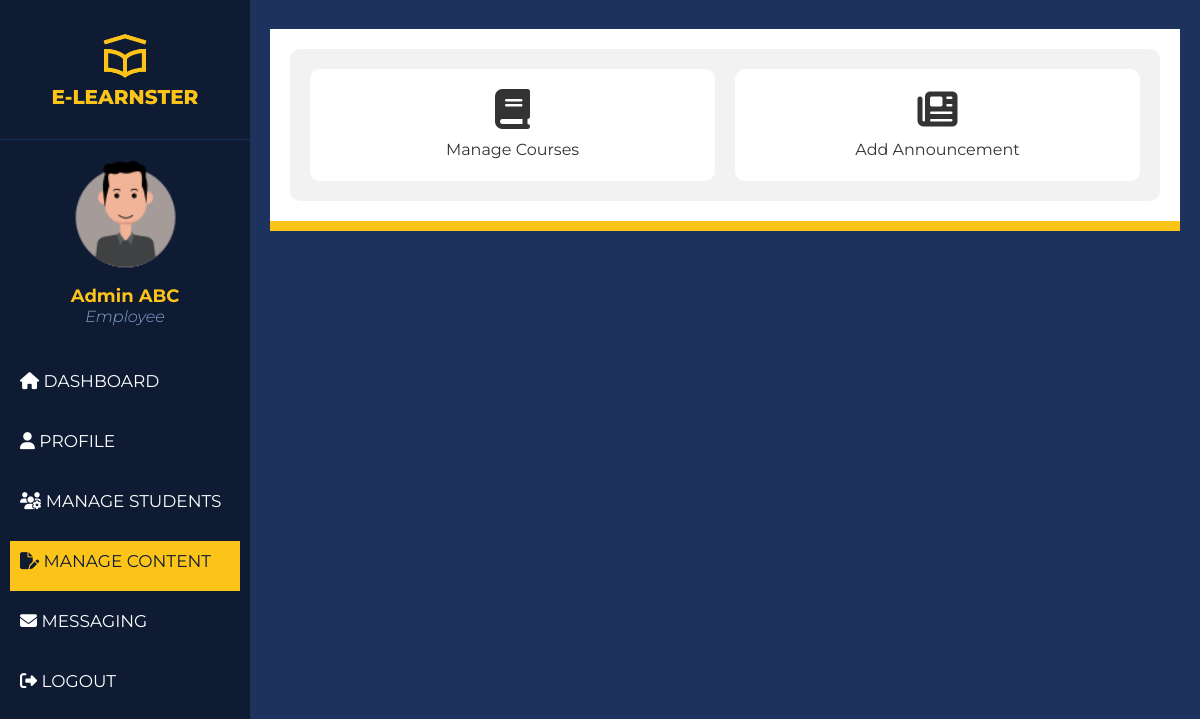
The page /pages/admin/content_management.php (signed in) on the database as committed earlier.
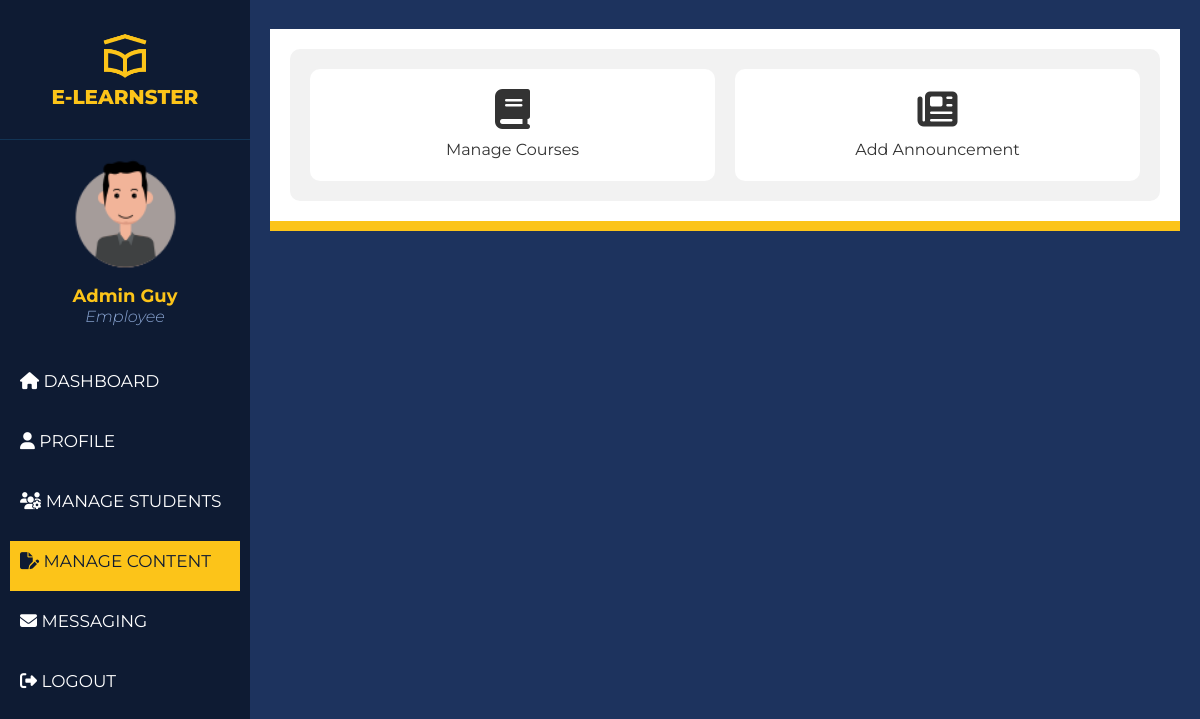
The same page on the database as committed later.
### tables this page shows
CREATE TABLE `employees` (
  `id` int(11) NOT NULL,
  `employeeID` int(11) NOT NULL,
  `employeeName` text NOT NULL,
  `employeeEmail` varchar(100) NOT NULL,
  `employeePassword` varchar(100) NOT NULL,
  `employeePhone` varchar(255) NOT NULL,
  `employeeAddress` text NOT NULL,
  `employeeGender` varchar(255) NOT NULL,
  `employeeTitle` varchar(255) NOT NULL DEFAULT 'Employee',
  `employeeProfilePicture` text NOT NULL DEFAULT 'default_avatar.png',
  `dateCreated` timestamp NOT NULL DEFAULT current_timestamp()
);

### pages/functions.php (called while the page is built, shortened)
<?php
function check_login_admin($con)
{
	if(isset($_SESSION['employeeID']))
	{
		$id = $_SESSION['employeeID'];
		$query = "select * from employees where employeeID = '$id' limit 1";
		$result = mysqli_query($con,$query);
		if($result && mysqli_num_rows($result) > 0)
		{
			$user_data = mysqli_fetch_assoc($result);
			return $user_data;
		}
	}
	die;
}

### pages/admin/content_management.php (the view, shortened to what this page needs)
<?php
	include("../connection.php");
	include("../functions.php");
	$user_data = check_login_admin($con);
?>
<!DOCTYPE html>
<html>
<head>
	<link rel="stylesheet" href="../../css/content.css"/>
</head>
<body>
<div class="wrapper">
    <div class="sidebar">
        <div class="sidebar__inner">
		<div class="logo">
		<img class="logo_img" src="../../assets/icons/logo.png"><br>
			E-LEARNSTER
		</div>
		<hr class="solid">
        <div class="profile_info">
            <div class="profile_img">
			<img src="../../assets/profile_images/<?php echo $user_data['employeeProfilePicture']; ?>">
            </div>
            <div class="profile_data">
                <p class="name"><?php echo $user_data['employeeName']; ?></p>
                <p class="role"><?php echo $user_data['employeeTitle']; ?></p>
            </div>
        </div>
        <ul class="siderbar_menu">
            <li><a href="admin_dashboard.php" >
              <div class="icon"><i class="fa-solid fa-house"></i>  Dashboard</div>
              </a></li>
          <li><a href="profile.php">
              <div class="icon"><i class="fa-sharp fa-solid fa-user"></i>  Profile</div>
              </a></li>
		  <li><a href="user_management.php" >
              <div class="icon"><i class="fa-solid fa-users-gear"></i>  Manage Students</div>
              </a></li>
		  <li><a href="content_management.php" class="active">
              <div class="icon"><i class="fa-solid fa-file-pen"></i>  Manage Content</div>
              </a></li>
          <li><a href="messaging.php">
              <div class="icon"><i class="fa-solid fa-envelope"></i>  Messaging</div>
              </a></li>
          <li><a href="logout.php">
              <div class="icon"><i class="fa-solid fa-right-from-bracket"></i>  Logout</div>
              </a></li>
        </ul>
      </div>
    </div>
    <div class="main_container">
        <div class="container">
            <div class="contentbody">
            <div class="grid-container">
                <a href="course_management.php" class="grid-item"><i class="fa-solid fa-book"></i>Manage Courses</a>
                <a href="add_announcement.php" class="grid-item"><i class="fa-solid fa-newspaper"></i>Add Announcement</a>
            </div>
            </div>
        </div>
    </div>
</div>
</body>
</html>

Rows that differ between the two databases and show on the page:
changed employees "Employee": employeeName "Admin ABC" → "Admin Guy"
